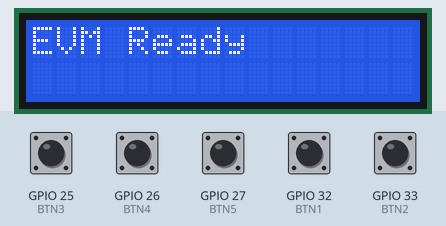
The sketch below on a simulated ESP32. Shown: 16×2 character LCD. The test bench sets the inputs (shaded band); at power-on: GPIO 25 (BTN3), GPIO 26 (BTN4), GPIO 27 (BTN5), GPIO 32 (BTN1), GPIO 33 (BTN2) LOW. What the sketch prints to the serial monitor is not drawn.

Above: at 3.2 s.
3.3 s: GPIO 25 (BTN3) pulled HIGH for 0.15 s
At 3.9 s:
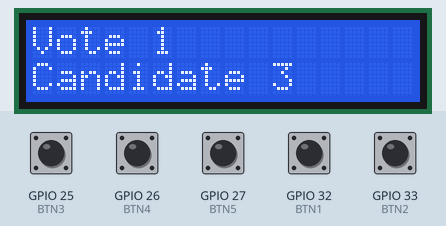
At 4.8 s:
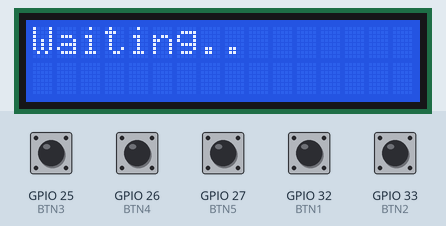
Timing chart, 0 to 6.3 s (numbered marks = the images above; inputs shaded):
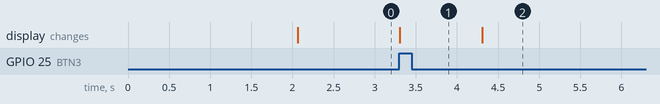

Measured:
- after the input at 3.3 s, the display: changes at once (image 1)

The sketch:

Draft1.ino
```cpp
#include <LiquidCrystal.h>

// Define LCD pins
#define RS 19
#define EN 23
#define D4 18
#define D5 17
#define D6 16
#define D7 15

// Define button pins
#define BTN1 32
#define BTN2 33
#define BTN3 25
#define BTN4 26
#define BTN5 27

LiquidCrystal lcd(RS, EN, D4, D5, D6, D7);

int voteCount = 0;

void setup() {
    Serial.begin(115200);
    lcd.begin(16, 2);
    lcd.print("Voting System");
    delay(2000);
    lcd.clear();

    pinMode(BTN1, INPUT_PULLDOWN);
    pinMode(BTN2, INPUT_PULLDOWN);
    pinMode(BTN3, INPUT_PULLDOWN);
    pinMode(BTN4, INPUT_PULLDOWN);
    pinMode(BTN5, INPUT_PULLDOWN);

    lcd.setCursor(0, 0);
    lcd.print("EVM Ready");
    Serial.println("EVM Ready");
}

void loop() {
    int votedCandidate = 0;
    if (digitalRead(BTN1) == HIGH) votedCandidate = 1;
    if (digitalRead(BTN2) == HIGH) votedCandidate = 2;
    if (digitalRead(BTN3) == HIGH) votedCandidate = 3;
    if (digitalRead(BTN4) == HIGH) votedCandidate = 4;
    if (digitalRead(BTN5) == HIGH) votedCandidate = 5;

    if (votedCandidate > 0) {
        voteCount++;
        displayVote(votedCandidate);
        Serial.print("");
        Serial.print(voteCount);
        Serial.print(",");
        Serial.println(votedCandidate);
        delay(500); // Debounce delay
        while (digitalRead(BTN1) == HIGH || digitalRead(BTN2) == HIGH || digitalRead(BTN3) == HIGH || digitalRead(BTN4) == HIGH || digitalRead(BTN5) == HIGH);
        delay(500);

        lcd.clear();
        lcd.setCursor(0, 0);
        lcd.print("Waiting..");
        delay(5000);

        lcd.clear();
        lcd.setCursor(0, 0);
        lcd.print("EVM Ready");
    }
}

void displayVote(int candidate) {
    lcd.clear();
    lcd.setCursor(0, 0);
    lcd.print("Vote ");
    lcd.print(voteCount);
    lcd.setCursor(0, 1);
    lcd.print("Candidate ");
    lcd.print(candidate);
}
```
